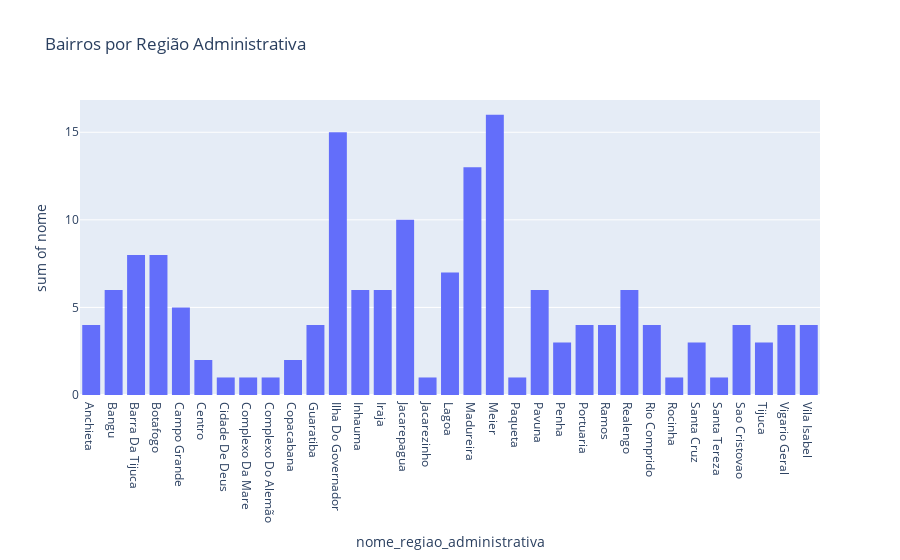

The cell this chart's notebook holds for it:
### Markdown cell above
**Qual é a distribuição dos bairros entre as diferentes regiões administrativas?**

### Code cell
qt_bairroRegiao = bairro.groupby('nome_regiao_administrativa').agg({'nome':'count'}).reset_index()

fig = px.histogram(qt_bairroRegiao, x='nome_regiao_administrativa', y='nome', title='Bairros por Região Administrativa')
fig.show()

### Figure 1 — Plotly figure (JSON) as saved in the notebook; plotly's stock layout.template omitted (floating-point values rounded to 4 significant figures)
{"data": [{"alignmentgroup": "True", "bingroup": "x", "histfunc": "sum", "hovertemplate": "nome_regiao_administrativa=%{x}<br>sum of nome=%{y}<extra></extra>", "legendgroup": "", "marker": {"color": "#636efa", "pattern": {"shape": ""}}, "name": "", "offsetgroup": "", "orientation": "v", "showlegend": false, "type": "histogram", "x": ["Anchieta", "Bangu", "Barra Da Tijuca", "Botafogo", "Campo Grande", "Centro", "Cidade De Deus", "Complexo Da Mare", "Complexo Do Alemão", "Copacabana", "Guaratiba", "Ilha Do Governador", "Inhauma", "Iraja", "Jacarepagua", "Jacarezinho", "Lagoa", "Madureira", "Meier", "Paqueta", "Pavuna", "Penha", "Portuaria", "Ramos", "Realengo", "Rio Comprido", "Rocinha", "Santa Cruz", "Santa Tereza", "Sao Cristovao", "Tijuca", "Vigario Geral", "Vila Isabel"], "xaxis": "x", "y": [4, 6, 8, 8, 5, 2, 1, 1, 1, 2, 4, 15, 6, 6, 10, 1, 7, 13, 16, 1, 6, 3, 4, 4, 6, 4, 1, 3, 1, 4, 3, 4, 4], "yaxis": "y"}], "layout": {"barmode": "relative", "legend": {"tracegroupgap": 0}, "title": {"text": "Bairros por Região Administrativa"}, "xaxis": {"anchor": "y", "domain": [0, 1], "title": {"text": "nome_regiao_administrativa"}}, "yaxis": {"anchor": "x", "domain": [0, 1], "title": {"text": "sum of nome"}}}}
